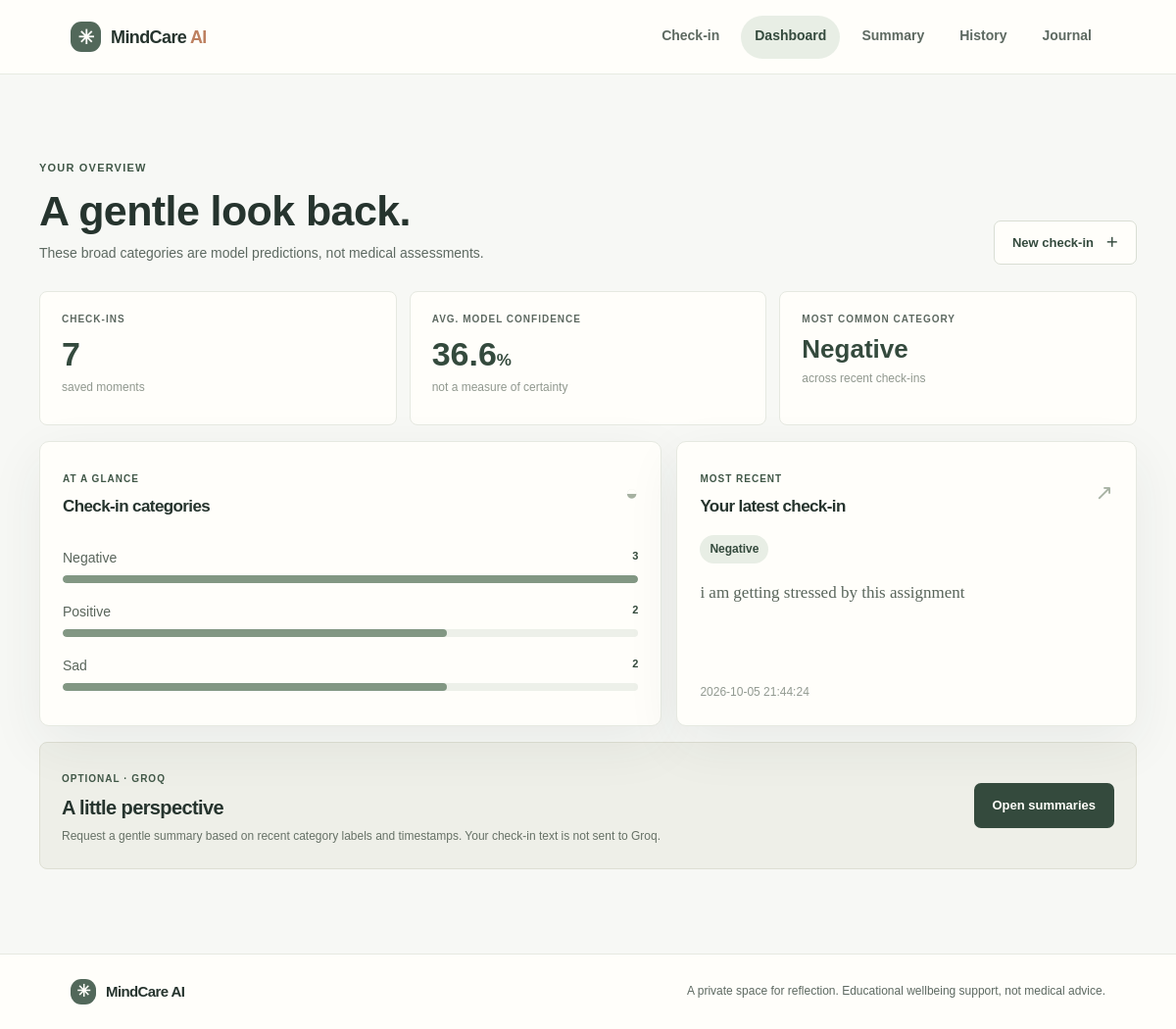
/dashboard, run on the app's committed database.
### tables this page shows
CREATE TABLE mood_history (
            id INTEGER PRIMARY KEY AUTOINCREMENT,
            timestamp TEXT NOT NULL,
            message TEXT NOT NULL,
            emotion TEXT NOT NULL,
            confidence REAL NOT NULL
        );

### app.py (the view)
@app.get("/dashboard", response_class=HTMLResponse)
async def dashboard(request: Request):
    df = get_history()
    total = len(df)
    counts = df["emotion"].value_counts().to_dict() if not df.empty else {}
    avg_conf = round(float(df["confidence"].mean()), 1) if not df.empty else 0
    latest = df.iloc[0].to_dict() if not df.empty else None
    return templates.TemplateResponse(
        "dashboard.html",
        {
            "request": request,
            "page": "dashboard",
            "total": total,
            "avg_conf": avg_conf,
            "counts": counts,
            "latest": latest,
            "groq_enabled": bool(os.getenv("GROQ_API_KEY")) and Groq is not None,
        }
    )

### templates/dashboard.html (shortened to what this page needs)
<!DOCTYPE html>
<html lang="en">
<head>
    <link rel="stylesheet" href="{{ url_for('static', path='style.css') }}">
</head>
<body>
{% include "partials/header.html" %}
<main id="main-content" class="content-section wrap page-main" tabindex="-1">
    <div class="page-heading">
        <div><span class="eyebrow">YOUR OVERVIEW</span><h1>A gentle look back.</h1><p>These broad categories are model predictions, not medical assessments.</p></div>
        <a class="button button-outline" href="/">New check-in <span aria-hidden="true">＋</span></a>
    </div>
    <div class="stats-grid">
        <article class="stat-card"><span class="stat-label">CHECK-INS</span><strong>{{ total }}</strong><span class="stat-foot">saved moments</span></article>
        <article class="stat-card"><span class="stat-label">AVG. MODEL CONFIDENCE</span><strong>{{ avg_conf }}<small>%</small></strong><span class="stat-foot">not a measure of certainty</span></article>
        <article class="stat-card"><span class="stat-label">MOST COMMON CATEGORY</span><strong class="stat-word">{% if counts %}{{ counts|dictsort(by='value')|last|first|title }}{% else %}—{% endif %}</strong><span class="stat-foot">across recent check-ins</span></article>
    </div>
    <div class="dashboard-grid">
        <section class="panel chart-panel">
            <div class="panel-heading"><div><span class="eyebrow">AT A GLANCE</span><h2>Check-in categories</h2></div><span class="panel-mark" aria-hidden="true">◒</span></div>
            {% if counts %}
            {% set chart_max = counts.values()|max %}
            <div class="distribution-list" aria-label="Check-in category distribution">
                {% for category, count in counts|dictsort(by='value', reverse=true) %}
                <div class="distribution-row">
                    <div class="distribution-label"><span>{{ category|title }}</span><strong>{{ count }}</strong></div>
                    <div class="distribution-track" role="meter" aria-label="{{ category|title }} check-ins" aria-valuemin="0" aria-valuemax="{{ chart_max }}" aria-valuenow="{{ count }}"><span style="width: {{ (count / chart_max * 100)|round(1) }}%"></span></div>
                </div>
                {% endfor %}
            </div>
            {% else %}
            <p class="empty-state">Your category chart will appear after your first check-in.</p>
            {% endif %}
        </section>
        <section class="panel latest-panel">
            <div class="panel-heading"><div><span class="eyebrow">MOST RECENT</span><h2>Your latest check-in</h2></div><span class="panel-mark" aria-hidden="true">↗</span></div>
            {% if latest %}
            <span class="category-tag">{{ latest.emotion|title }}</span>
            <p class="latest-message">{{ latest.message }}</p>
            <small class="muted">{{ latest.timestamp }}</small>
            {% else %}
            <p class="empty-state">No check-ins yet. When you feel ready, <a href="/">start with a few words</a>.</p>
            {% endif %}
        </section>
    </div>
    <section class="summary-promo">
        <div class="summary-promo-copy"><span class="eyebrow">OPTIONAL · GROQ</span><h2>A little perspective</h2><p>Request a gentle summary based on recent category labels and timestamps. Your check-in text is not sent to Groq.</p>
        {% if not groq_enabled %}<p class="config-note">Summaries are not configured on this deployment. Add a Groq API key to enable this optional feature.</p>{% endif %}</div>
        <a class="button button-dark" href="/summary">Open summaries</a>
    </section>
</main>
{% include "partials/footer.html" %}
</body>
</html>

### data on the page
mood_history: emotion "Negative", count "3", {{ (count / chart_max * 100)|round(1) }} 100.0 (drawn), message "i am getting stressed by this assignment", timestamp "2026-10-05 21:44:24"
mood_history: emotion "Positive", count "2", {{ (count / chart_max * 100)|round(1) }} 66.7 (drawn)
mood_history: emotion "Sad", id "2", {{ (count / chart_max * 100)|round(1) }} 66.7 (drawn)

### other printed values
{{ total }} "7"
{{ avg_conf }} "36.6"
{{ counts|dictsort(by='value')|last|first|title }} "Negative"
